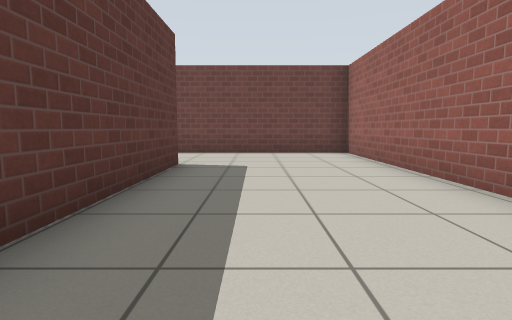
view 1 (above)

23 first-person views from a walk through a world built for the Gazebo simulator. The camera is 0.72 m above the floor, tilts 6° down and sees 80° across. The floor is counted in squares, 1 m on a side. Each view is taken from the middle of a square. On the plan, view 1 faces up. The plan holds only what a view shows up to about 10 squares ahead; the rest is blank. Gazebo's built-in surfaces are drawn with simple patterns.

view 2
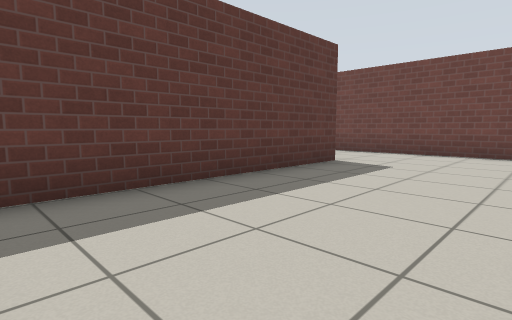

view 3
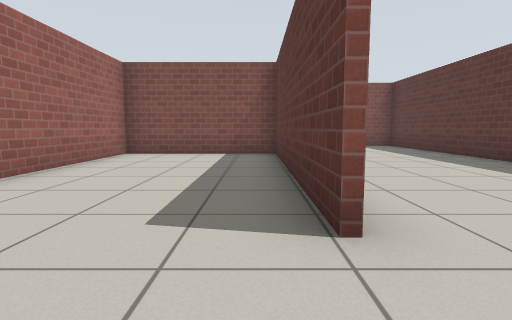

view 4
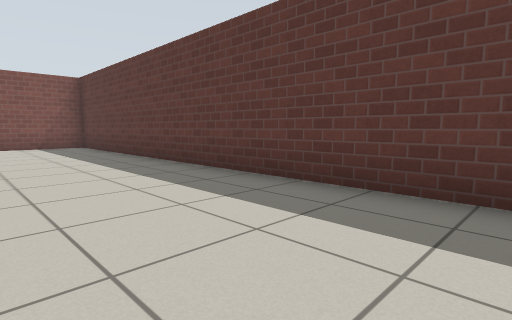

view 5
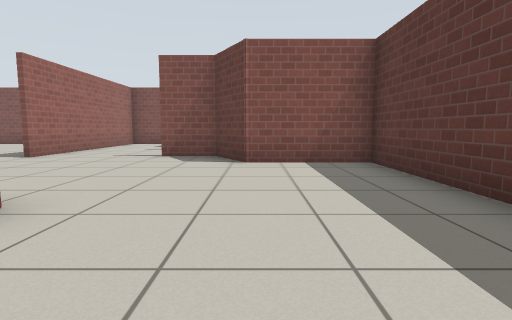

view 6
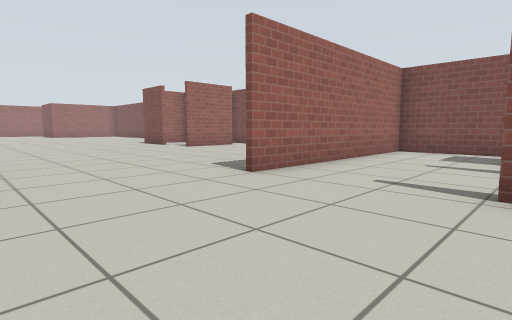

view 7
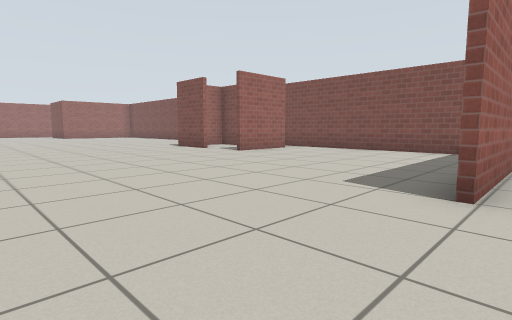

view 8
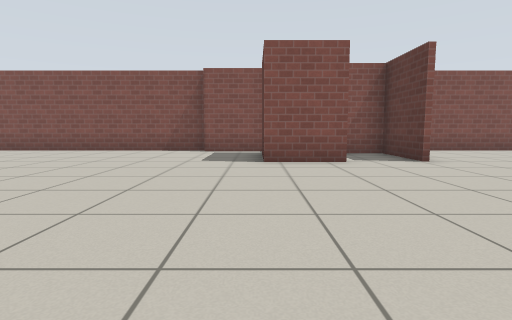

view 9
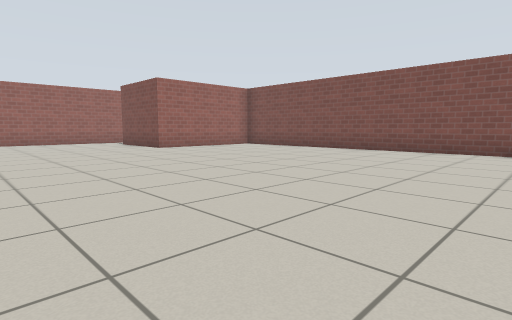

view 10
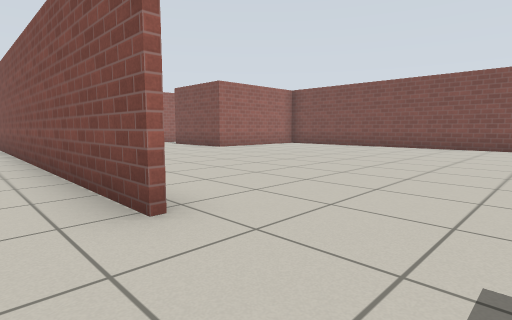

view 11
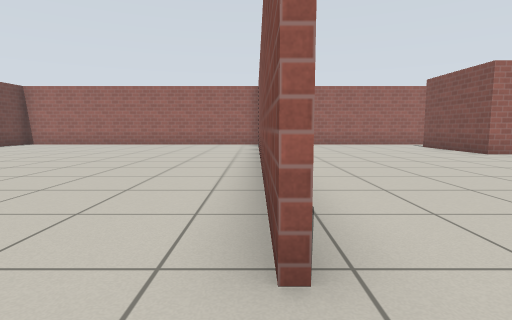

view 12
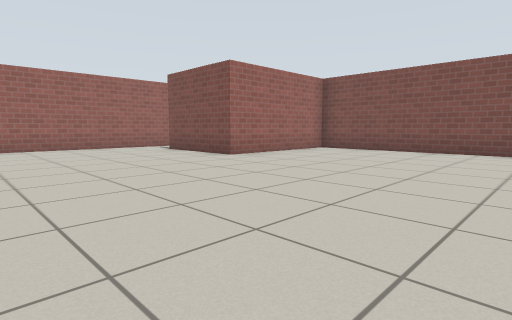

view 13
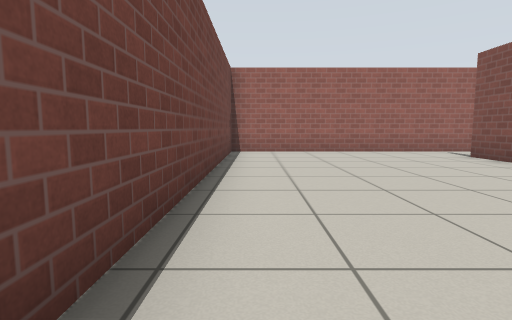

view 14
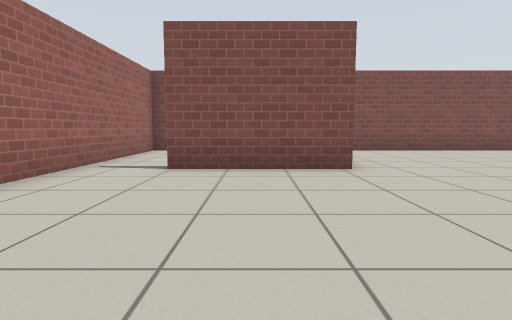

view 15
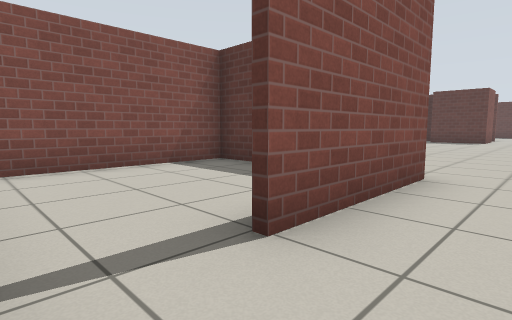

view 16
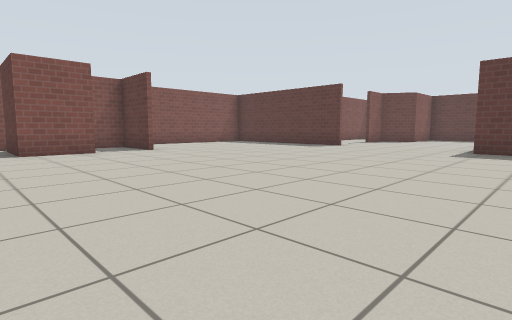

view 17
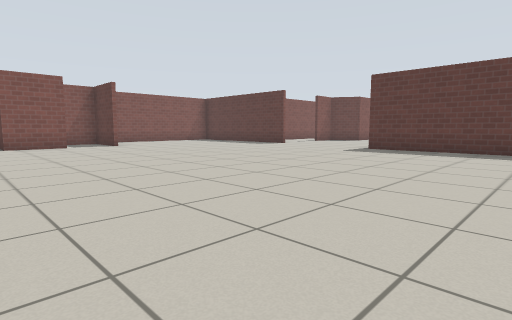

view 18
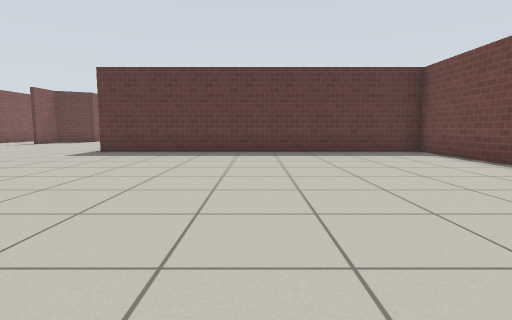

view 19
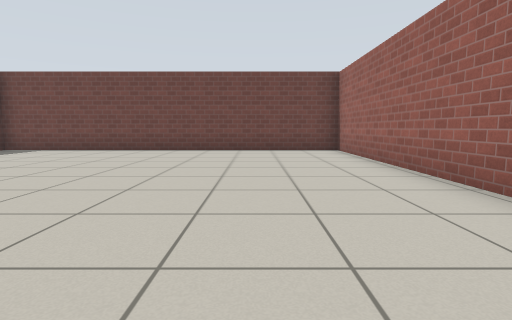

view 20
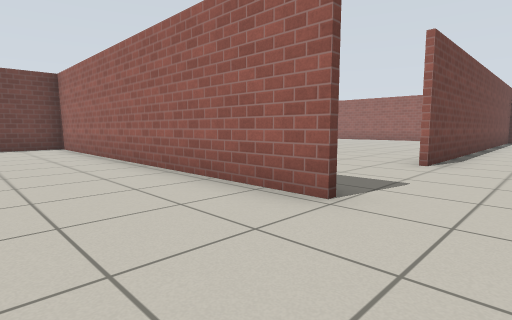

view 21
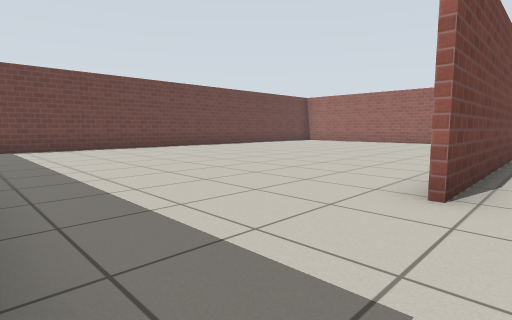

view 22
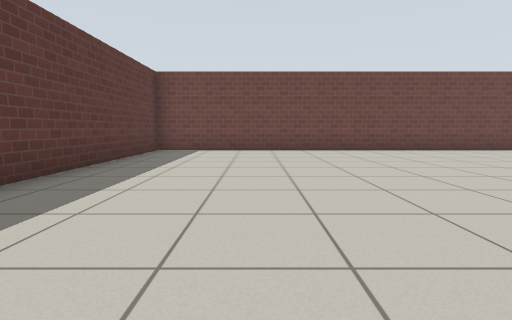

view 23
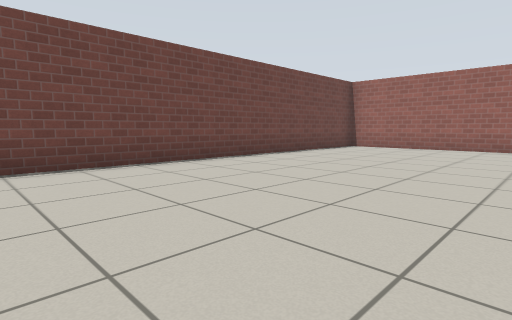

### Floor plan
Ten units are one square. View 1 is at (0, 0); x grows to the right and y downward. Boxes are objects, and circles mark ways between rooms. Rooms are numbered by the first view taken in them; rooms with no view inside come last. Other rooms are left out.
<svg viewBox="-69 -95 367 217">
<path fill="none" stroke="#000" d="M-15 -61 -15 5 26 5 26 -90M30 -90 -15 -90M137 15 137 -90M100 84 118 84 118 107M84 85 84 106 95 106M83 91 83 85M118 114 136 114M136 117 230 117M29 117 65 117M140 -90 30 -90M-10 117 15 117 15 54M28 -90 28 8M-15 -90 -32 -90M243 101 243 73 276 73M-64 -77 -64 44 -38 44 -30 57 -15 57M293 65 293 13 172 13M265 -90 140 -90M172 11 276 11M293 -39 293 -61M138 -90 138 -28M245 106 245 117 293 117 293 65"/>
<circle cx="-20" cy="-75" r="3" fill="#2a7"/>
<circle cx="160" cy="3" r="3" fill="#2a7"/>
<circle cx="285" cy="70" r="3" fill="#2a7"/>
<text x="0" y="-40">1</text>
<text x="90" y="30">2</text>
<text x="220" y="-40">3</text>
<text x="270" y="90">4</text>
</svg>
Room 1 opens to room 2. Room 2 opens to room 3. Room 2 opens to room 4.

Where each view was taken, in squares from view 1:
view 1: 0 up, 0 right, facing up
view 2: 0 up, 2 right, facing up-left
view 3: 8 up, 1 left, facing down
view 4: 8 up, 3 left, facing down-left
view 5: 2 up, 4 left, facing down
view 6: 2 down, 2 left, facing down-right
view 7: 2 down, 1 right, facing down-right
view 8: 2 down, 12 right, facing down
view 9: 2 down, 14 right, facing down-right
view 10: 0 up, 15 right, facing down-right
view 11: 1 down, 16 right, facing right
view 12: 2 down, 18 right, facing down-right
view 13: 2 down, 20 right, facing right
view 14: 2 down, 26 right, facing down
view 15: 6 down, 29 right, facing down-left
view 16: 1 up, 13 right, facing down-left
view 17: 4 up, 13 right, facing down-left
view 18: 4 up, 12 right, facing left
view 19: 1 down, 11 right, facing up
view 20: 3 down, 11 right, facing up-right
view 21: 2 down, 14 right, facing up-right
view 22: 1 down, 17 right, facing up
view 23: 3 up, 18 right, facing up-right
